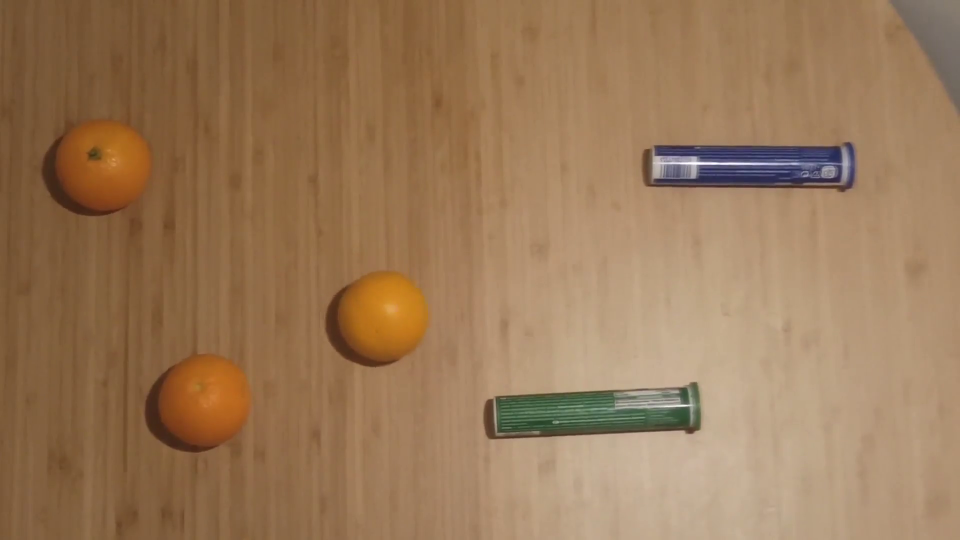
#> input picture frame 29 of input2.mp4, 1920 x 1080 px, given in place of input1.mp4, which was not available (shown at 1/2 size)
$ python code.py   (older library calls are emulated)
#> lines starting #> are read from the running program, lines starting #| are printed output that depends on the picture
import numpy as np
from matplotlib import pyplot as plt
import argparse
import cv2
import sys


def nothing(x):
    pass

def between(cap, lower: int, upper: int) -> bool:
    return lower <= int(cap.get(cv2.CAP_PROP_POS_MSEC)) < upper


cap = cv2.VideoCapture('input1.mp4',0)
fps = int(round(cap.get(5)))
#frame_width = int(cap.get(3))
#frame_height = int(cap.get(4))
frame_width = 640
frame_height = 360
fourcc = cv2.VideoWriter_fourcc(*'mp4v')        # saving output video as .mp4
out = cv2.VideoWriter('output.mp4', fourcc, fps, (frame_width, frame_height))

font = cv2.FONT_HERSHEY_SIMPLEX

cv2.namedWindow("TrackbarsHSV")
cv2.createTrackbar("L - H", "TrackbarsHSV", 5, 179, nothing)
cv2.createTrackbar("L - S", "TrackbarsHSV", 180, 255, nothing)
cv2.createTrackbar("L - V", "TrackbarsHSV", 0, 255, nothing)
cv2.createTrackbar("U - H", "TrackbarsHSV", 25, 179, nothing)
cv2.createTrackbar("U - S", "TrackbarsHSV", 255, 255, nothing)
cv2.createTrackbar("U - V", "TrackbarsHSV", 255, 255, nothing)

cv2.namedWindow("TrackbarsRGB")
cv2.createTrackbar("L - R", "TrackbarsRGB", 37, 255, nothing)
cv2.createTrackbar("L - G", "TrackbarsRGB", 28, 255, nothing)
cv2.createTrackbar("L - B", "TrackbarsRGB", 4, 255, nothing)
cv2.createTrackbar("U - R", "TrackbarsRGB", 255, 255, nothing)
cv2.createTrackbar("U - G", "TrackbarsRGB", 137, 255, nothing)
cv2.createTrackbar("U - B", "TrackbarsRGB", 35, 255, nothing)


while cap.isOpened():
    ret, frame = cap.read()
#> frame is the input picture: shape (1080, 1920, 3); mean B, G, R 88.3, 121.2, 154.3
    if ret:
        frame = cv2.resize(frame,(frame_width,frame_height),fx=0,fy=0, interpolation = cv2.INTER_CUBIC)
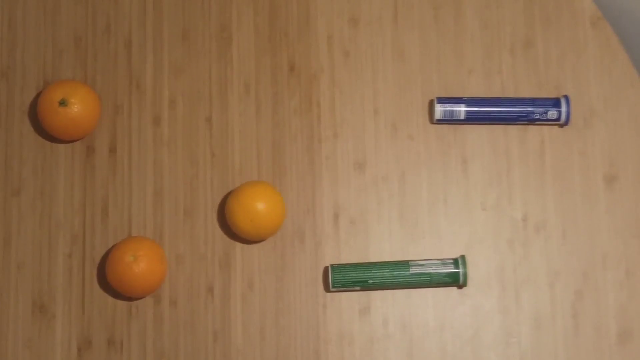
#> frame: shape (360, 640, 3); mean B, G, R 88.3, 121.2, 154.3
        if cv2.waitKey(28) & 0xFF == ord('q'):
#> (key q is pressed here)
            break
        if between(cap, 40000, 60000):
            break

        ### 0-4 Switch between color and grayscale
        if between(cap, 0, 4000):
            ## 0-1 Color
            ## 1-2 Grayscale
            ## 2-3 Color
            ## 3-4 Grayscale
            if between(cap, 0, 1000) or between(cap, 2000, 3000):
                cv2.putText(frame, "Color", (20,frame_height-50) , font, 0.6, (255,255,255) , 1, cv2.LINE_4)
            else:
                frame = cv2.cvtColor(frame, cv2.COLOR_BGR2GRAY)
                frame = cv2.cvtColor(frame, cv2.COLOR_GRAY2BGR)
                cv2.putText(frame, "Grayscale", (20,frame_height-50) , font, 0.6, (255,255,255) , 1, cv2.LINE_4)

        ### 4-12 Smoothing and Bluring
        if between(cap, 4000, 12000):
            ## 4-6 Gaussian Blur 5x5
            if between(cap, 4000, 6000):
                frame = cv2.GaussianBlur(frame,(5,5),0)
                cv2.putText(frame, "Gaussian Blur 5x5", (20,frame_height-50) , font, 0.6, (255,255,255) , 1, cv2.LINE_4)
            ## 8-10 Gaussian Blur 15x15
            if between(cap, 8000, 10000):
                frame = cv2.GaussianBlur(frame,(15,15),0)
                cv2.putText(frame, "Gaussian Blur 15x15", (20,frame_height-50) , font, 0.6, (255,255,255) , 1, cv2.LINE_4)
            ## 6-8 Bilateral Filtering 5x5
            if between(cap, 6000, 8000):
                frame = cv2.bilateralFilter(frame,5,5,75)
                cv2.putText(frame, "Bilateral Filtering 5x5", (20,frame_height-50) , font, 0.6, (255,255,255) , 1, cv2.LINE_4)
            ## 10-12 Bilateral Filtering 15x15
            if between(cap, 10000, 12000):
                frame = cv2.bilateralFilter(frame,15,15,75)
                cv2.putText(frame, "Bilateral Filtering 15x15", (20,frame_height-50) , font, 0.6, (255,255,255) , 1, cv2.LINE_4)

        ### 12-20 Identify object in RGB and in HSV
        if between(cap, 12000, 20000):
            ### 12-14 RGB
            if between(cap, 12000, 14000):
                rgb = cv2.cvtColor(frame, cv2.COLOR_BGR2RGB)

                l_r = cv2.getTrackbarPos("L - R", "TrackbarsRGB")
                l_g = cv2.getTrackbarPos("L - G", "TrackbarsRGB")
                l_b = cv2.getTrackbarPos("L - B", "TrackbarsRGB")
                u_r = cv2.getTrackbarPos("U - R", "TrackbarsRGB")
                u_g = cv2.getTrackbarPos("U - G", "TrackbarsRGB")
                u_b = cv2.getTrackbarPos("U - B", "TrackbarsRGB")


                lower_blue = np.array([l_r, l_g, l_b])
                upper_blue = np.array([u_r, u_g, u_b])
                frame = cv2.bilateralFilter(rgb,15,15,75)
                mask = cv2.inRange(frame, lower_blue, upper_blue)
                frame = cv2.bitwise_and(frame, frame, mask=mask)
                frame = cv2.cvtColor(mask, cv2.COLOR_GRAY2BGR)

                cv2.putText(frame, "RGB Color", (20,frame_height-50) , font, 0.6, (255,255,255) , 1, cv2.LINE_4)
            ### 14-16 HSV
            if between(cap, 14000, 16000):
                hsv = cv2.cvtColor(frame, cv2.COLOR_BGR2HSV)

                l_h = cv2.getTrackbarPos("L - H", "TrackbarsHSV")
                l_s = cv2.getTrackbarPos("L - S", "TrackbarsHSV")
                l_v = cv2.getTrackbarPos("L - V", "TrackbarsHSV")
                u_h = cv2.getTrackbarPos("U - H", "TrackbarsHSV")
                u_s = cv2.getTrackbarPos("U - S", "TrackbarsHSV")
                u_v = cv2.getTrackbarPos("U - V", "TrackbarsHSV")

                lower_blue = np.array([l_h, l_s, l_v])
                upper_blue = np.array([u_h, u_s, u_v])
                #frame = cv2.GaussianBlur(frame,(5,5),0)
                mask = cv2.inRange(hsv, lower_blue, upper_blue)
                frame = cv2.bitwise_and(frame, frame, mask=mask)
                frame = cv2.cvtColor(mask, cv2.COLOR_GRAY2BGR)

                cv2.putText(frame, "HSV Color", (20,frame_height-50) , font, 0.6, (255,255,255) , 1, cv2.LINE_4)
            ### 16-18 Dilation
            if between(cap, 16000, 18000):
                hsv = cv2.cvtColor(frame, cv2.COLOR_BGR2HSV)

                l_h = cv2.getTrackbarPos("L - H", "TrackbarsHSV")
                l_s = cv2.getTrackbarPos("L - S", "TrackbarsHSV")
                l_v = cv2.getTrackbarPos("L - V", "TrackbarsHSV")
                u_h = cv2.getTrackbarPos("U - H", "TrackbarsHSV")
                u_s = cv2.getTrackbarPos("U - S", "TrackbarsHSV")
                u_v = cv2.getTrackbarPos("U - V", "TrackbarsHSV")

                lower_blue = np.array([l_h, l_s, l_v])
                upper_blue = np.array([u_h, u_s, u_v])
                #frame = cv2.GaussianBlur(frame,(5,5),0)
                mask = cv2.inRange(hsv, lower_blue, upper_blue)
                #frame = cv2.bitwise_and(frame, frame, mask=mask)

                kernel = np.ones((5,5), np.uint8)
                dilation = cv2.dilate(mask, kernel, iterations = 1)
                #frame = dilation
                #frame = cv2.bitwise_and(frame, frame, mask=mask)
                frame = cv2.cvtColor(dilation, cv2.COLOR_GRAY2BGR)
                cv2.putText(frame, "Dilation", (20,frame_height-50) , font, 0.6, (255,255,255) , 1, cv2.LINE_4)
            ### 18-20 Opening
            if between(cap, 18000, 20000):
                hsv = cv2.cvtColor(frame, cv2.COLOR_BGR2HSV)

                l_h = cv2.getTrackbarPos("L - H", "TrackbarsHSV")
                l_s = cv2.getTrackbarPos("L - S", "TrackbarsHSV")
                l_v = cv2.getTrackbarPos("L - V", "TrackbarsHSV")
                u_h = cv2.getTrackbarPos("U - H", "TrackbarsHSV")
                u_s = cv2.getTrackbarPos("U - S", "TrackbarsHSV")
                u_v = cv2.getTrackbarPos("U - V", "TrackbarsHSV")

                lower_blue = np.array([l_h, l_s, l_v])
                upper_blue = np.array([u_h, u_s, u_v])
                #frame = cv2.GaussianBlur(frame,(5,5),0)
                mask = cv2.inRange(hsv, lower_blue, upper_blue)
                #frame = cv2.bitwise_and(frame, frame, mask=mask)
                kernel = np.ones((5,5), np.uint8)
                opening = cv2.morphologyEx(mask,cv2.MORPH_OPEN, kernel)
                frame = opening
                frame = cv2.cvtColor(frame, cv2.COLOR_GRAY2BGR)

                cv2.putText(frame, "Opening", (20,frame_height-50) , font, 0.6, (255,255,255) , 1, cv2.LINE_4)
        ### 20-26 Detect Edges
        if between(cap, 20000, 26000):
            ### 20-22
            if between(cap, 20000, 22000):
                frame = cv2.GaussianBlur(frame,(5,5),0)
                frame = cv2.cvtColor(frame, cv2.COLOR_BGR2GRAY)
                grad_x = cv2.Sobel(frame,cv2.CV_64F,1,0,ksize=5,scale=2,delta=0,borderType=cv2.BORDER_DEFAULT)
                grad_y = cv2.Sobel(frame,cv2.CV_64F,0,1,ksize=5,scale=2,delta=0,borderType=cv2.BORDER_DEFAULT)
                abs_grad_x = cv2.convertScaleAbs(grad_x)
                abs_grad_y = cv2.convertScaleAbs(grad_y)
                frame = cv2.addWeighted(abs_grad_x, 0.5, abs_grad_y, 0.5, 0)
                frame = cv2.cvtColor(frame, cv2.COLOR_GRAY2RGB)
                cv2.putText(frame, "ksize=5, scale=2", (20,frame_height-20) , font, 0.6, (255,255,255) , 2, cv2.LINE_4)
            ### 22-24
            if between(cap, 22000, 24000):
                frame = cv2.GaussianBlur(frame,(5,5),0)
                frame = cv2.cvtColor(frame, cv2.COLOR_BGR2GRAY)
                grad_x = cv2.Sobel(frame,cv2.CV_64F,1,0,ksize=5,scale=1,delta=0,borderType=cv2.BORDER_DEFAULT)
                grad_y = cv2.Sobel(frame,cv2.CV_64F,0,1,ksize=5,scale=1,delta=0,borderType=cv2.BORDER_DEFAULT)
                abs_grad_x = cv2.convertScaleAbs(grad_x)
                abs_grad_y = cv2.convertScaleAbs(grad_y)
                frame = cv2.addWeighted(abs_grad_x, 0.5, abs_grad_y, 0.5, 0)
                frame = cv2.cvtColor(frame, cv2.COLOR_GRAY2RGB)
                cv2.putText(frame, "ksize=5, scale=1", (20,frame_height-20) , font, 0.6, (255,255,255) , 2, cv2.LINE_4)
            ### 24-26
            if between(cap, 24000, 26000):
                frame = cv2.GaussianBlur(frame,(3,3),0)
                frame = cv2.cvtColor(frame, cv2.COLOR_BGR2GRAY)
                grad_x = cv2.Sobel(frame,cv2.CV_64F,1,0,ksize=3,scale=1,delta=0,borderType=cv2.BORDER_DEFAULT)
                grad_y = cv2.Sobel(frame,cv2.CV_64F,0,1,ksize=3,scale=1,delta=0,borderType=cv2.BORDER_DEFAULT)
                abs_grad_x = cv2.convertScaleAbs(grad_x)
                abs_grad_y = cv2.convertScaleAbs(grad_y)
                frame = cv2.addWeighted(abs_grad_x, 0.5, abs_grad_y, 0.5, 0)
                frame = cv2.cvtColor(frame, cv2.COLOR_GRAY2RGB)
                cv2.putText(frame, "ksize=3, scale=1", (20,frame_height-20) , font, 0.6, (255,255,255) , 2, cv2.LINE_4)
            cv2.putText(frame, "Sobel Edge Detection", (20,frame_height-50) , font, 0.6, (255,255,255) , 2, cv2.LINE_4)

        ### 26-35 Detect Shapes
        if between(cap, 26000, 35000):
            gray = cv2.cvtColor(frame, cv2.COLOR_BGR2GRAY)
            gray = cv2.medianBlur(gray, 5)
            cv2.putText(frame, "Circle Detection - Hough Transform", (20,frame_height-50) , font, 0.6, (255,255,255) , 1, cv2.LINE_4)
            ## 26-29
            if between(cap, 26000, 29000):
                circles = cv2.HoughCircles(gray, cv2.HOUGH_GRADIENT, 1, 40, param1=100, param2=15, minRadius=0, maxRadius=0)
                cv2.putText(frame, "param1=100, param2=15, minRadius=0, maxRadius=100", (20,frame_height-20) , font, 0.6, (255,255,255) , 1, cv2.LINE_4)
            ## 29-32
            if between(cap, 29000, 32000):
                circles = cv2.HoughCircles(gray, cv2.HOUGH_GRADIENT, 1, 40, param1=100, param2=20, minRadius=0, maxRadius=100)
                cv2.putText(frame, "param1=100, param2=20, minRadius=0, maxRadius=100", (20,frame_height-20) , font, 0.6, (255,255,255) , 1, cv2.LINE_4)
            ## 32-35
            if between(cap, 32000, 35000):
                circles = cv2.HoughCircles(gray, cv2.HOUGH_GRADIENT, 1, 40, param1=150, param2=20, minRadius=20, maxRadius=40)
                cv2.putText(frame, "param1=150, param2=20, minRadius=20, maxRadius=40", (20,frame_height-20) , font, 0.6, (255,255,255) , 1, cv2.LINE_4)

            # Draw circles
            if circles is not None:
                circles = np.round(circles[0, :]).astype("int")
                for (x,y,r) in circles:
                    cv2.circle(frame, (x,y), r, (36,255,12), 3)

        ### 35-40 Detect Object
        if between(cap, 35000, 40000):
            gray = cv2.cvtColor(frame, cv2.COLOR_BGR2GRAY)

            template = cv2.imread('template.jpg',0)
            template = cv2.resize(template, (69, 69), interpolation=cv2.INTER_NEAREST)
            w, h = template.shape[::-1]

            res = cv2.matchTemplate(gray, template,cv2.TM_CCOEFF_NORMED)

            ## 35-37 Detect Object
            if between(cap, 35000, 37000):
                min_val,max_val,min_loc,max_loc = cv2.minMaxLoc(res)
                top_left = max_loc
                bottom_right = (top_left[0]+w,top_left[1]+h)
                cv2.rectangle(frame,top_left,bottom_right,(0,255,255),2)
                """
                threshold = 0.95
                loc = np.where( res >= threshold)
                for pt in zip(*loc[::-1]):
                    cv2.rectangle(frame, pt, (pt[0] + w, pt[1] + h), (0,255,255), 2)
                """
                cv2.putText(frame, "Template Matching - Detected Correct Orange", (20,frame_height-50) , font, 0.6, (255,255,255) , 1, cv2.LINE_4)

            res = cv2.normalize(res, None, alpha=0, beta=255, norm_type=cv2.NORM_MINMAX, dtype=cv2.CV_8U)

            border_v = 0
            border_h = 0
            border_v = int((frame.shape[1]-res.shape[1])/2)
            border_h = int((frame.shape[0]-res.shape[0])/2)
            res = cv2.copyMakeBorder(res, border_v, border_v, border_h, border_h, cv2.BORDER_CONSTANT, value=[0,0,0])
            res = cv2.resize(res, (frame_width, frame_height), interpolation=cv2.INTER_NEAREST)
            res = (255-res)

            ## Likelihood Map
            if between(cap, 37000, 40000):
                frame = res
                frame = cv2.cvtColor(frame, cv2.COLOR_GRAY2BGR)
                cv2.putText(frame, "Template Matching - Grayscale Likelihood Map", (50,frame_height-50) , font, 0.6, (255,255,255) , 1, cv2.LINE_4)

        out.write(frame)
        cv2.imshow('Frame', frame)

    # Break the loop
    else:
        break

# When everything done, release the video capture and writing object
cap.release()
#out.release()

## 40-50
cap = cv2.VideoCapture('input2.mp4')
#out = cv2.VideoWriter('output2.mp4',cv2.VideoWriter_fourcc('M','J','P','G'), 30, (frame_width,frame_height))

while(cap.isOpened()):
    ret, frame = cap.read()
    if ret:
        ## Resize Video
        frame = cv2.resize(frame,(frame_width,frame_height),fx=0,fy=0, interpolation = cv2.INTER_CUBIC)
        if cv2.waitKey(28) & 0xFF == ord('q'):
#> (key q is pressed here)
            break
        if between(cap, 10000, 60000):
            break

        ## 0-5 Track orange
        if between(cap, 000, 5000):
            x_offset =150
            y_offset = 0

            roi = frame[y_offset: 360,x_offset: 480]
            gray = cv2.cvtColor(roi, cv2.COLOR_BGR2GRAY)
            gray = cv2.medianBlur(gray, 5)
            circles = cv2.HoughCircles(gray, cv2.HOUGH_GRADIENT, 1, 40, param1=100, param2=15, minRadius=30, maxRadius=40)

            if circles is not None:
                circles = np.round(circles[0, :]).astype("int")
                for (x,y,r) in circles:
                    cv2.circle(roi, (x,y), r, (36,255,12), 3)

            cv2.putText(frame, "Object Tracking and Replacement", (20,frame_height-50) , font, 0.6, (255,255,255) , 1, cv2.LINE_4)

        ## 5-10 Replace Tracked Orange
        if between(cap, 5000, 10000):
            x_offset = 150
            y_offset = 0

            roi = frame[y_offset: 360,x_offset: 480]
            gray = cv2.cvtColor(roi, cv2.COLOR_BGR2GRAY)
            gray = cv2.medianBlur(gray, 5)
            circles = cv2.HoughCircles(gray, cv2.HOUGH_GRADIENT, 1, 40, param1=100, param2=15, minRadius=30, maxRadius=40)

            if circles is not None:
                circles = np.round(circles[0, :]).astype("int")
                for (x,y,r) in circles:
                    cv2.circle(roi, (x,y), r, (36,255,12), 3)
                    emoji = cv2.imread("emoji.jpg")
                    emoji = cv2.resize(emoji,(r*2,r*2),fx=0,fy=0, interpolation = cv2.INTER_CUBIC)

                    if y+y_offset-int(r) < 0:
                        frame[0:y+y_offset+int(r), x+x_offset-int(r):x+x_offset+int(r)] = emoji[int(r)-y-y_offset:2*int(r),:]
                    else:
                        frame[y+y_offset-int(r):y+y_offset+int(r), x+x_offset-int(r):x+x_offset+int(r)] = emoji

            cv2.putText(frame, "Object Tracking and Replacement", (20,frame_height-50) , font, 0.6, (255,255,255) , 1, cv2.LINE_4)

        out.write(frame)
        cv2.imshow('Frame',frame)

    else:
        break

# Release everything if job is finished
cap.release()
#out.release()

## 50-60
cap = cv2.VideoCapture('input1.mp4')
#out = cv2.VideoWriter('output5.mp4',cv2.VideoWriter_fourcc('M','J','P','G'), 30, (frame_width,frame_height))

while(cap.isOpened()):
    ret, frame = cap.read()
    if ret:
        ## Resize Video
        frame = cv2.resize(frame,(frame_width,frame_height),fx=0,fy=0, interpolation = cv2.INTER_CUBIC)
        if cv2.waitKey(28) & 0xFF == ord('q'):
#> (key q is pressed here)
            break
        if between(cap, 10000, 60000):
            break

        ## 50-60
        if between(cap, 000, 10000):
            canny_output = cv2.Canny(frame,100,100)
            contours, _ = cv2.findContours(canny_output, cv2.RETR_TREE, cv2.CHAIN_APPROX_SIMPLE)

            contours_poly = [None]*len(contours)
            boundRect = [None]*len(contours)
            centers = [None]*len(contours)
            radius = [None]*len(contours)
            for i, c in enumerate(contours):
                contours_poly[i] = contours[i]
                boundRect[i] = cv2.boundingRect(contours_poly[i])
                centers[i], radius[i] = cv2.minEnclosingCircle(contours_poly[i])

            drawing = np.zeros((canny_output.shape[0], canny_output.shape[1], 3), dtype=np.uint8)

            for i in range(len(contours)):
                if (radius[i]>30 and radius[i]<200):
                    color = (255, 0, 0)
                    cv2.drawContours(frame, contours_poly, i, color)
                    cv2.rectangle(frame, (int(boundRect[i][0]), int(boundRect[i][1])), \
                      (int(boundRect[i][0]+boundRect[i][2]), int(boundRect[i][1]+boundRect[i][3])), color, 2)
                    cv2.circle(frame, (int(centers[i][0]), int(centers[i][1])), int(radius[i]), color, 2)
            cv2.putText(frame, "Detecting Different Shape Objects", (20,frame_height-50) , font, 0.6, (255,255,255) , 1, cv2.LINE_4)

        out.write(frame)
        cv2.imshow('Frame',frame)

    else:
        break

# Release everything if job is finished
cap.release()
out.release()
cv2.destroyAllWindows()

$ run again, starting later in the video
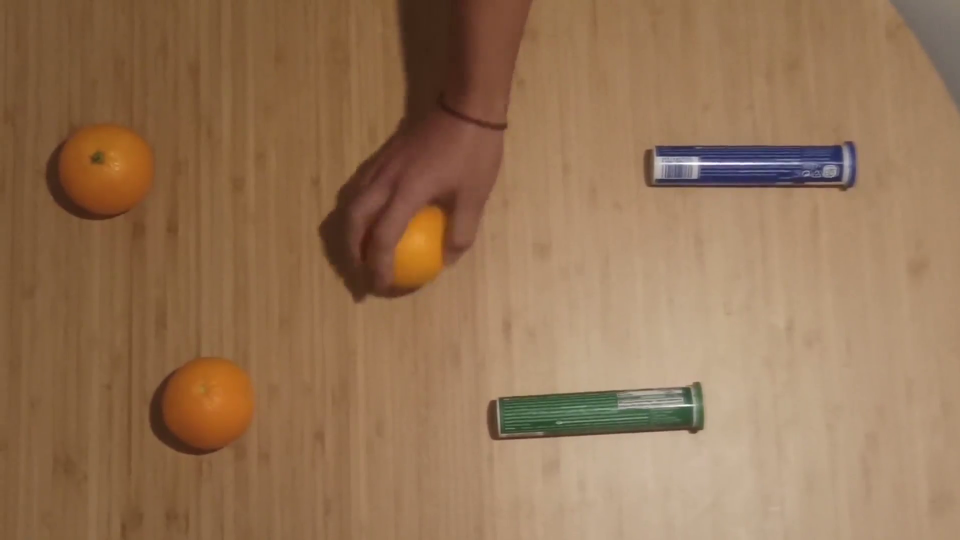
#> input picture frame 134 of input2.mp4, 1920 x 1080 px, given in place of input1.mp4, which was not available (shown at 1/2 size)
#> frame is the input picture: shape (1080, 1920, 3); mean B, G, R 85.8, 116.4, 149.6
#> `frame = cv2.resize(frame,(frame_width,frame_height),fx=0,fy=0, interpo..`:
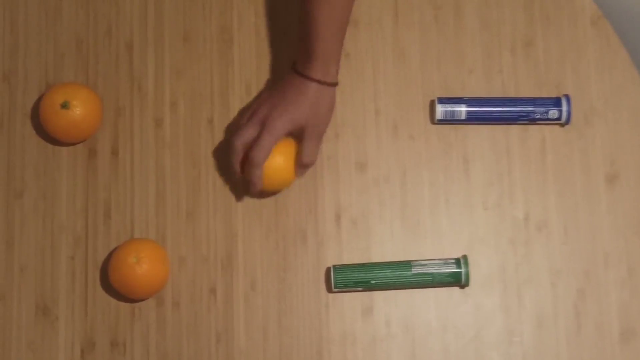
#> frame: shape (360, 640, 3); mean B, G, R 85.8, 116.4, 149.6

$ run again, starting later in the video
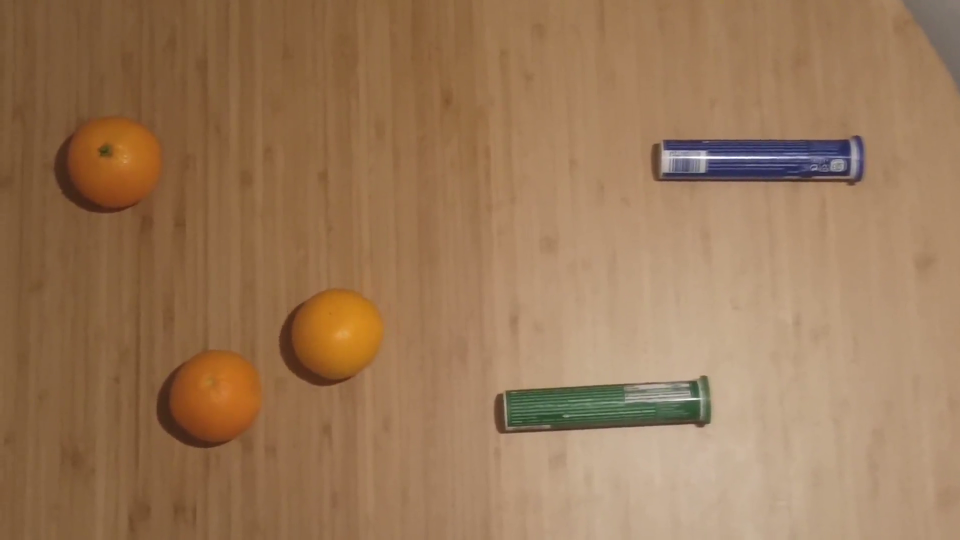
#> input picture frame 239 of input2.mp4, 1920 x 1080 px, given in place of input1.mp4, which was not available (shown at 1/2 size)
#> frame is the input picture: shape (1080, 1920, 3); mean B, G, R 88.2, 120.6, 155
#> `frame = cv2.resize(frame,(frame_width,frame_height),fx=0,fy=0, interpo..`:
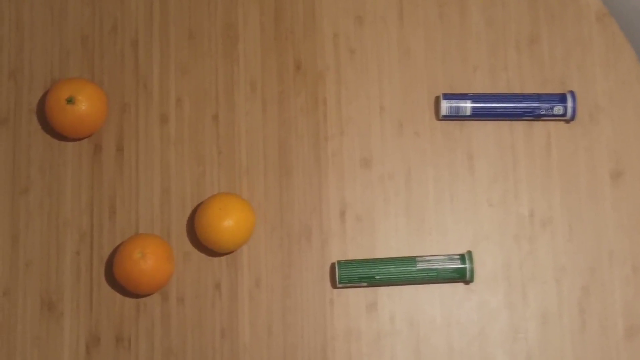
#> frame: shape (360, 640, 3); mean B, G, R 88.2, 120.6, 155
